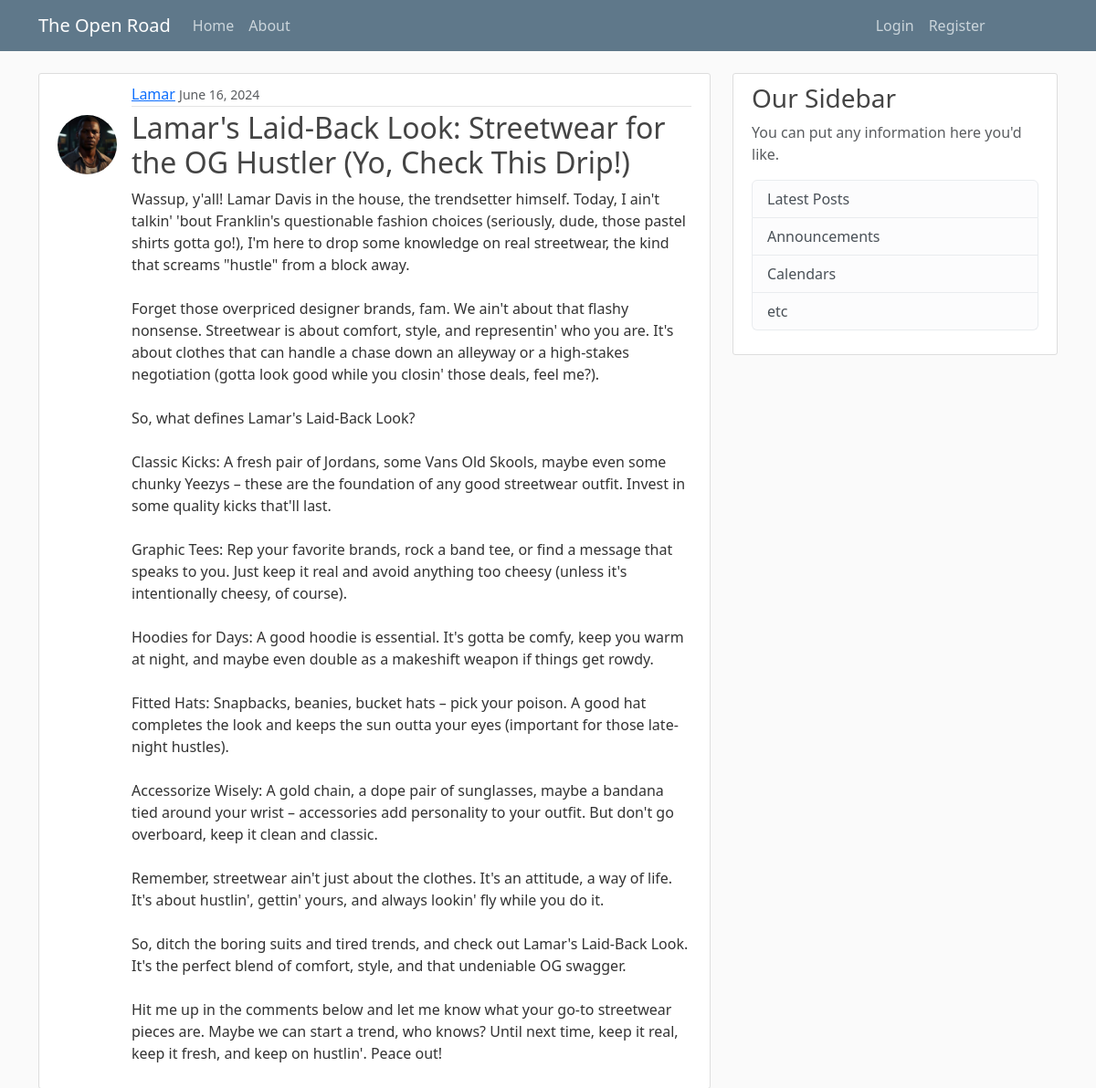
The page /post/13/ on the database its author committed.
### blog/models.py (models this page shows, shortened)
class Post(models.Model):
    title = models.CharField(max_length=100)
    content = models.TextField()
    date_posted = models.DateTimeField(default=timezone.now)        # automatically set to the current date and time.
    author = models.ForeignKey(User, on_delete=models.CASCADE)      # if the user is deleted, delete the post as well

### users/models.py (models this page shows, shortened)
class Profile(models.Model):
    user = models.OneToOneField(User, on_delete=models.CASCADE)                # OneToOneField creates one to one matching which means that one user will have one profile and one profile will have one user
    image = models.ImageField(default='default.jpg', upload_to='profile_pics') # default.jpg is the default image that will be displayed if no image is uploaded

### blog/views.py (the view)
# urls.py: path('post/<int:pk>/', PostDetailView.as_view(), name='post-detail'),           # <int:pk> is a primary key, pk is the primary key of the post we want to view
class PostDetailView(DetailView):
    model = Post

### blog/templates/blog/post_detail.html (shortened to what this page needs)
{% extends "blog/base.html" %}
{% block content %}
    <article class="media content-section d-flex align-items-start">
        <img class="rounded-circle article-img me-3" src="{{ object.author.profile.image.url }}" style="margin-top: 35px;">
        <div class="media-body">
            <div class="article-metadata">
                <a class="mr-2" href="{% url 'user-posts' object.author.username %}">{{ object.author }}</a>
                <small class="text-muted">{{ object.date_posted | date:"F d, Y" }}</small>
            </div>
            <h2 class="article-title"> {{ object.title }}</h2>
            <p class="article-content">{{ object.content }}</p>
        </div>
    </article>
{% endblock content %}

### blog/static/blog/main.css (style rules this page uses)
body { background: #fafafa; color: #333333; margin-top: 5rem; }
h1, h2, h3, h4, h5, h6 { color: #444444; }
.content-section { background: #ffffff; padding: 10px 20px; border: 1px solid #dddddd; border-radius: 3px; margin-bottom: 20px; }
.article-title { color: #444444; }
.article-content { white-space: pre-line; }
.article-img { height: 65px; width: 65px; margin-right: 16px; }
.article-metadata { padding-bottom: 1px; margin-bottom: 4px; border-bottom: 1px solid #e3e3e3 }

### rows shown on the page
Post: author.profile.image (picture), author "Lamar", date_posted "June 16, 2024", title "Lamar's Laid-Back Look: Streetwear for the OG Hustler (Yo, Check This Drip!)", content "Wassup, y'all! Lamar Davis in the house, the trendsetter himself. Today, I ain't talkin' 'bout Franklin's questionable fashion choices (seriously, dude, those pastel shirts gotta go!), I'm here to drop some knowledge on real streetwear, the kind that screams \"hustle\" from a block away. Forget those overpriced designer brands, fam. We ain't about that flashy nonsense. Streetwear is about comfort, style, and representin' who you are. It's about clothes that can handle a chase down an alleyway or a high-stakes negotiation (gotta look good while you closin' those deals, feel me?). So, what defines Lamar's Laid-Back Look? Classic Kicks: A fresh pair of Jordans, some Vans Old Skools, maybe even…"
